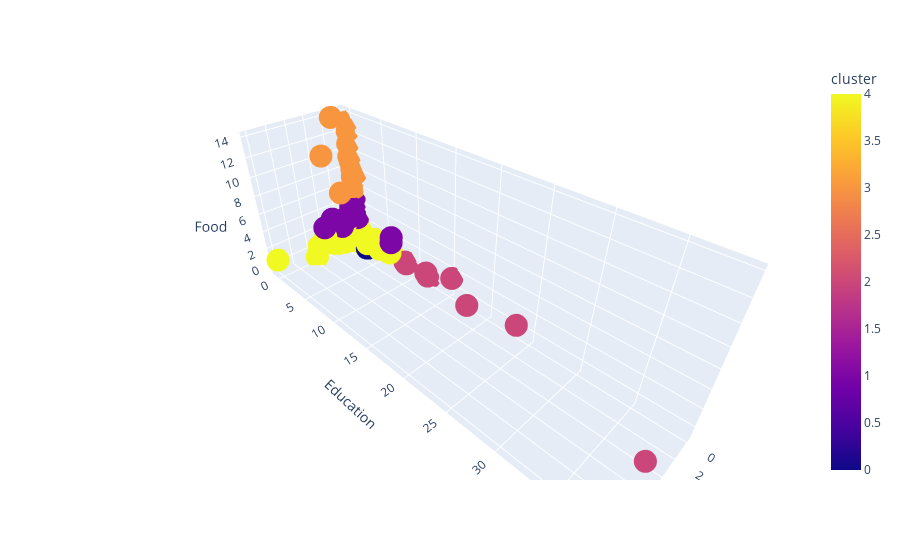

Notebook code for this chart:
### Code cell
K = 5

kmeans = KMeans(K,n_init="auto")
kmeans = kmeans.fit(cons_std)
cons_std['cluster'] = kmeans.predict(cons_std)

px.scatter_3d(cons_std,x=cols_of_interest[0],y=cols_of_interest[1],z=cols_of_interest[2],color='cluster')

### Figure 1 — Plotly figure (JSON) as saved in the notebook; plotly's stock layout.template omitted (floating-point values rounded to 4 significant figures; data arrays with more than 128 entries replaced by an {"elided": "..."} marker saying what was removed)
{"data": [{"hovertemplate": "Non-Food=%{x}<br>Education=%{y}<br>Food=%{z}<br>cluster=%{marker.color}<extra></extra>", "legendgroup": "", "marker": {"color": {"elided": "3831 int values"}, "coloraxis": "coloraxis", "symbol": "circle"}, "mode": "markers", "name": "", "scene": "scene", "showlegend": false, "type": "scatter3d", "x": {"elided": "3831 float values"}, "y": {"elided": "3831 float values"}, "z": {"elided": "3831 float values"}}], "layout": {"coloraxis": {"colorbar": {"title": {"text": "cluster"}}, "colorscale": [[0, "#0d0887"], [0.1111, "#46039f"], [0.2222, "#7201a8"], [0.3333, "#9c179e"], [0.4444, "#bd3786"], [0.5556, "#d8576b"], [0.6667, "#ed7953"], [0.7778, "#fb9f3a"], [0.8889, "#fdca26"], [1, "#f0f921"]]}, "legend": {"tracegroupgap": 0}, "margin": {"t": 60}, "scene": {"domain": {"x": [0, 1], "y": [0, 1]}, "xaxis": {"title": {"text": "Non-Food"}}, "yaxis": {"title": {"text": "Education"}}, "zaxis": {"title": {"text": "Food"}}}}}
